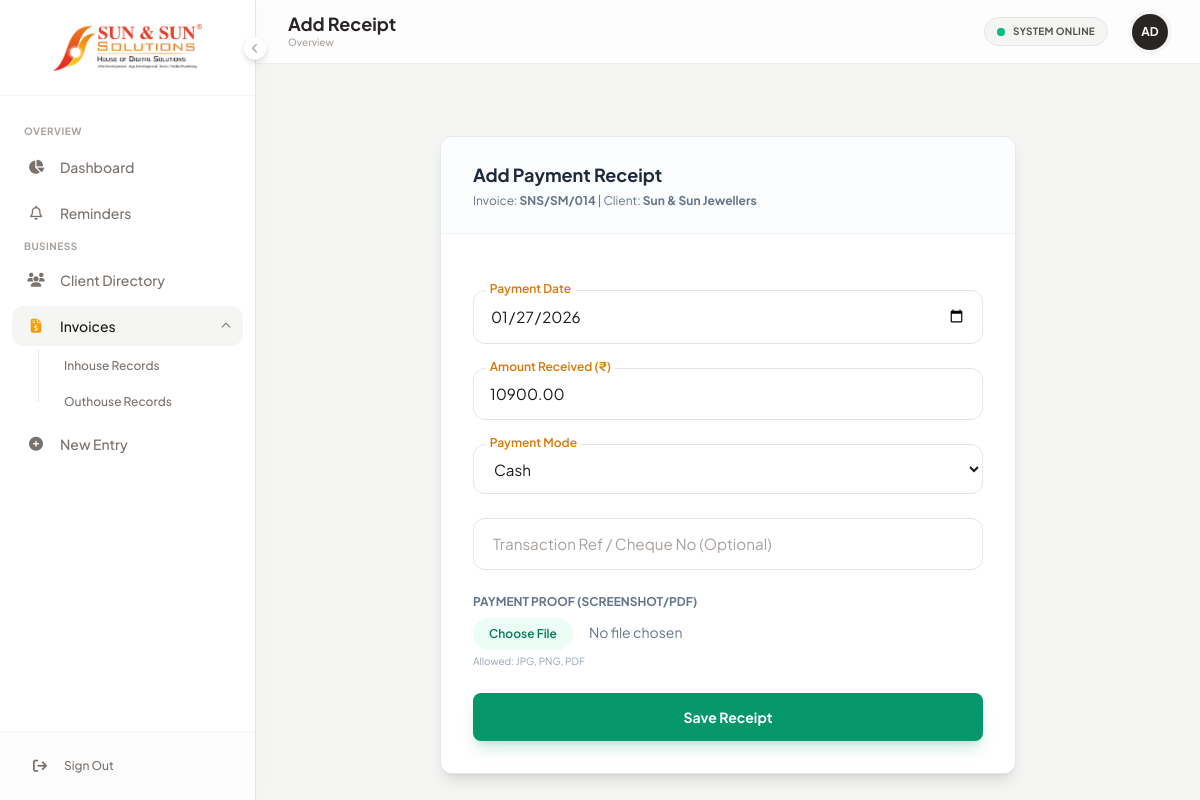
Screenshot of /modules/receipts/add_receipt.php?invoice_id=9&origin=INHOUSE (signed in) with the database file from the repository.
### tables this page shows
CREATE TABLE `invoices` (
  `invoice_id` int(11) NOT NULL,
  `invoice_number` varchar(50) DEFAULT NULL,
  `client_id` int(11) DEFAULT NULL,
  `invoice_date` date DEFAULT NULL,
  `total_amount` decimal(10,2) DEFAULT NULL,
  `service_type` varchar(10) DEFAULT NULL,
  `ref_id` int(11) DEFAULT NULL,
  `billing_period` varchar(100) DEFAULT NULL,
  `amount` decimal(10,2) DEFAULT NULL,
  `generated_date` timestamp NOT NULL DEFAULT current_timestamp()
);

CREATE TABLE `clients` (
  `client_id` int(11) NOT NULL,
  `client_name` varchar(150) DEFAULT NULL,
  `address` text DEFAULT NULL,
  `contact_number` varchar(20) DEFAULT NULL,
  `alt_contact_number` varchar(20) DEFAULT NULL,
  `client_origin` enum('INHOUSE','OUTHOUSE') DEFAULT 'INHOUSE',
  `created_at` timestamp NOT NULL DEFAULT current_timestamp()
);

### modules/receipts/add_receipt.php (the view, shortened to what this page needs)
<?php
require_once '../../config/config.php';
include_once '../../includes/layout_header.php';
$iid = isset($_GET['invoice_id']) ? $_GET['invoice_id'] : 0;
$inv = $pdo->query("SELECT * FROM invoices WHERE invoice_id = $iid")->fetch();
$client = $pdo->query("SELECT * FROM clients WHERE client_id = ".$inv['client_id'])->fetch();
?>
<div class="max-w-xl mx-auto mt-10">
    <div class="bg-white rounded-xl shadow-lg border border-slate-200 overflow-hidden">
        <div class="px-8 py-6 border-b border-slate-100 bg-slate-50/50">
            <h3 class="font-bold text-lg text-slate-800">Add Payment Receipt</h3>
            <p class="text-xs text-slate-500 mt-1">Invoice: <b><?= $inv['invoice_number'] ?></b> | Client: <b><?= $client['client_name'] ?></b></p>
        </div>
        <form action="../../src/actions.php" method="POST" enctype="multipart/form-data" class="p-8 space-y-6">
            <div class="flutter-input-group">
                <input type="date" name="pay_date" value="<?= date('Y-m-d') ?>" class="flutter-input" placeholder=" " required>
                <label class="flutter-label">Payment Date</label>
            </div>
            <div class="flutter-input-group">
                <input type="number" name="pay_amount" value="<?= $inv['total_amount'] ?>" class="flutter-input" placeholder=" " readonly>
                <label class="flutter-label">Amount Received (₹)</label>
            </div>
            <div class="flutter-input-group">
                <select name="pay_mode" class="flutter-input bg-white">
                    <option value="Cash">Cash</option>
                </select>
                <label class="flutter-label">Payment Mode</label>
            </div>
            <div class="flutter-input-group">
                <input type="text" name="pay_ref" class="flutter-input" placeholder=" ">
                <label class="flutter-label">Transaction Ref / Cheque No (Optional)</label>
            </div>
            <div>
                <label class="block text-xs font-bold text-slate-500 uppercase mb-2">Payment Proof (Screenshot/PDF)</label>
                <input type="file" name="payment_proof" accept=".jpg,.jpeg,.png,.pdf" class="block w-full text-sm text-slate-500
                    file:mr-4 file:py-2 file:px-4
                    file:rounded-full file:border-0
                    file:text-xs file:font-semibold
                    file:bg-emerald-50 file:text-emerald-700
                    hover:file:bg-emerald-100 transition
                    cursor-pointer
                "/>
                <p class="text-[10px] text-slate-400 mt-1">Allowed: JPG, PNG, PDF</p>
            </div>
            <button class="w-full bg-emerald-600 text-white font-bold py-3.5 rounded-lg text-sm shadow-lg shadow-emerald-600/20 hover:bg-emerald-700 transition transform active:scale-[0.99]">
                Save Receipt
            </button>
        </form>
    </div>
</div>
<?php
include_once '../../includes/layout_footer.php';
?>

### includes/layout_header.php (style rules this page uses)
body { background-color: #f5f5f4; }
.flutter-input-group { position: relative; margin-bottom: 1rem; }
.flutter-input { width: 100%; background: white; border: 1px solid #e7e5e4; border-radius: 0.75rem; padding: 0.85rem 1rem; font-size: 0.95rem; transition: all 0.2s; color: #1c1917; outline: none; }
.flutter-label { position: absolute; left: 1rem; top: 0.9rem; color: #a8a29e; pointer-events: none; transition: 0.2s ease all; background-color: white; padding: 0 0.25rem; font-size: 0.95rem; }
.flutter-input:focus ~ .flutter-label, .flutter-input:not(:placeholder-shown) ~ .flutter-label { top: -0.6rem; left: 0.8rem; font-size: 0.75rem; font-weight: 600; color: #d97706; }

### rows the page displays
invoices: invoice_number "SNS/SM/014", pay_amount "10900.00"
clients: client_name "Sun & Sun Jewellers"

### other values shown
$page_clean "Add Receipt"
